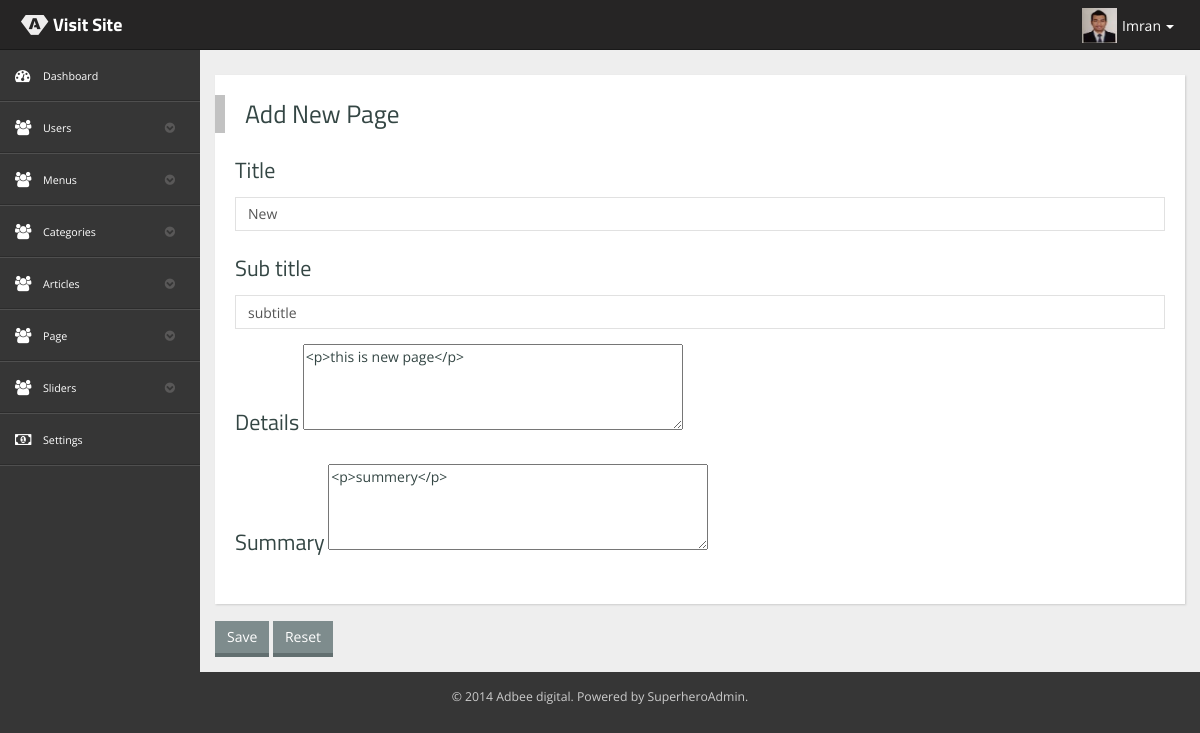
/backend/page_edit.php?id=1 (signed in), run on the app's committed database.
### tables this page shows
CREATE TABLE IF NOT EXISTS `profiles` (
`id` int(5) NOT NULL,
  `user_id` int(3) NOT NULL,
  `user_group_id` int(2) NOT NULL,
  `firstname` varchar(150) NOT NULL,
  `lastname` varchar(150) NOT NULL,
  `gender` varchar(20) NOT NULL,
  `mobile_no` varchar(50) NOT NULL,
  `address` text NOT NULL,
  `country` varchar(50) NOT NULL,
  `image` varchar(255) NOT NULL,
  `created_at` datetime NOT NULL DEFAULT CURRENT_TIMESTAMP,
  `updated_at` datetime NOT NULL,
  `deleted_at` datetime DEFAULT NULL
);

CREATE TABLE IF NOT EXISTS `pages` (
`id` int(11) NOT NULL,
  `user_id` int(11) NOT NULL,
  `title` varchar(255) NOT NULL,
  `sub_title` varchar(255) NOT NULL,
  `summary` text NOT NULL,
  `html_summary` text NOT NULL,
  `details` text NOT NULL,
  `html_details` text NOT NULL,
  `publication_status` tinyint(1) NOT NULL DEFAULT '0',
  `created_at` datetime NOT NULL DEFAULT CURRENT_TIMESTAMP,
  `modified_at` datetime NOT NULL,
  `deleled_at` datetime DEFAULT NULL
);

### src/Profiles.php (called while the page is built, shortened)
<?php
class Profiles {
    public $table = 'profiles';
    public function __construct(){
        try{
        $this->pdo = new PDO('mysql:host=localhost;dbname=db_owncms', 'root', '');
        $this->pdo->setAttribute(PDO::ATTR_ERRMODE, PDO:: ERRMODE_EXCEPTION);
        }catch(PDOException $e){
            echo "connection failed!" . $e->getMessage();
        }
    }
      public function view_user_details($user_id = ''){
        $sql = "SELECT * FROM $this->table WHERE user_id = :user_id";
        $q = $this->pdo->prepare($sql);
        $q->bindParam(':user_id', $user_id);
        $q->execute();
        $result = $q->fetch(PDO::FETCH_ASSOC);
        return $result;
    }
}

### src/Pages.php (called while the page is built, shortened)
<?php
class Pages
{
    public $table = 'pages';
    public function __construct()
    {
        try {
            $this->pdo = new PDO('mysql:host=localhost;dbname=db_owncms', 'root', '');
            $this->pdo->setAttribute(PDO::ATTR_ERRMODE, PDO:: ERRMODE_EXCEPTION);
        } catch (PDOException $e) {
            echo "connection failed!" . $e->getMessage();
        }
    }
    public function select_single_pages($id = '')
    {
        $sql = "SELECT * FROM $this->table WHERE id = :id";
        $q = $this->pdo->prepare($sql);
        $q->bindParam(':id', $id);
        $q->execute();
        $result = $q->fetch(PDO::FETCH_ASSOC);
        return $result;
    }
}

### backend/page_edit.php (the view, shortened to what this page needs)
<?php
$pageobj = new Pages();
$page_info = $pageobj->select_single_pages($_GET['id']);
?>
<!DOCTYPE html>
<html>
    <head>
        <link href="../css/bootstrap/bootstrap.css" rel="stylesheet" />
        <link href="../css/libs/font-awesome.css" type="text/css" rel="stylesheet" />
        <link rel="stylesheet" type="text/css" href="../css/compiled/layout.css">
        <link rel="stylesheet" type="text/css" href="../css/compiled/elements.css">
    </head>
    <body>
        <?php include_once 'admin_header_bar.php'; ?>
        <div class="container">
            <div class="row">
                <div class="col-md-2" id="nav-col">
                    <?php include_once 'admin_left_sidebar.php'; ?>
                </div>
                <div class="col-md-10" id="content-wrapper">
                    <div class="row">
                        <div class="col-lg-12">
                            <form action="page_store.php" method="POST" enctype="multipart/form-data">
                                <div class="row">
                                    <div class="col-md-8 col-lg-12">
                                        <div class="main-box">
                                            <div class="clearfix">
                                                <h2>Add New Page</h2>
                                                <div class="form-group">
                                                    <label for="title"><h4>Title</h4></label>
                                                    <input type="text" name="title" class="form-control" id="title" placeholder="Enter A Title" value="<?php echo $page_info['title']; ?>">
                                                </div>
                                                <div class="form-group">
                                                    <label for="sub_title"><h4>Sub title</h4></label>
                                                    <input type="text" name="sub_title" class="form-control" id="title" placeholder="Enter A Sub Title" value="<?php echo $page_info['sub_title']; ?>">
                                                </div>
                                                <div class="form-group">
                                                    <label for="myeditor"><h4>Details</h4></label>
                                                    <textarea name="details" class="ckeditor" id="myeditor" rows="4" cols="50" required><?php echo $page_info['html_details']; ?></textarea>
                                                </div>
                                                <div class="form-group">
                                                    <label for="myeditor"><h4>Summary</h4></label>
                                                    <textarea name="summary" class="ckeditor" id="myeditor" rows="4" cols="50" required><?php echo $page_info['html_summary']; ?></textarea>
                                                </div>
                                            </div>
                                        </div>
                                        <div class="row">
                                            <div class="col-md-12">
                                            </div>
                                        </div>
                                    </div>
                                </div>
                                <input type="submit" class="btn btn-default submit" value="Save">
                                <input type="reset" class="btn btn-default submit"  value="Reset">
                            </form>
                        </div>
                    </div>
                </div>
            </div>
        </div>
    <footer id="footer-bar">
        <p id="footer-copyright">
            &copy; 2014 <a href="http://www.adbee.sk/" target="_blank">Adbee digital</a>. Powered by SuperheroAdmin.
        </p>
    </footer>
</body>
</html>

### backend/admin_header_bar.php (shortened to what this page needs)
<?php
$profileobj = new Profiles();
$user_id = $_SESSION['user_id'];
$user_profile_info = $profileobj->view_user_details($user_id);
?>
<header class="navbar" id="header-navbar">
    <div class="container">
        <a href="../index.php" id="logo" class="navbar-brand col-md-3 col-sm-3 col-xs-12" target="blank">
            <img src="../img/logo.png" alt=""/> <span>Visit Site</span>
        </a>
        <div class="nav-no-collapse pull-right" id="header-nav">
            <ul class="nav navbar-nav pull-right">
                <li class="dropdown profile-dropdown">
                    <a href="#" class="dropdown-toggle" data-toggle="dropdown">
                        <?php if (isset($user_profile_info['image']) && !empty($user_profile_info['image'])) { ?>
                            <img src="../img/profile_pics/<?php echo $user_profile_info['image']; ?>" width="35" height="35" alt=""/>
                        <?php } else { ?>
                            <img src="../img/samples/Unknown_Person.png" width="35" height="35" alt=""/>
                        <?php } ?>
                        <span class="hidden-xs"><?php echo $_SESSION['username']; ?></span> <b class="caret"></b>
                    </a>
                </li>
            </ul>
        </div>
    </div>
</header>

### css/compiled/layout.css (style rules this page uses)
html, body { font-family: 'Open Sans', sans-serif; -webkit-font-smoothing: antialiased; }
body { color: #344644; background: #363636; }
h1, h2, h3, h4, h5, h6 { font-family: 'Titillium Web', Geneva, sans-serif; font-weight: 400; }
h2 { clear: both; font-size: 1.8em; margin-bottom: 10px; padding: 10px 0 10px 30px; }
h4 { font-size: 22px; }
a { color: #2bb6a3; outline: none !important; }
.container { padding-left: 8px; padding-right: 8px; }
.row { margin-left: -8px; margin-right: -8px; }
.col-xs-1, .col-sm-1, .col-md-1, .col-lg-1, .col-xs-2, .col-sm-2, .col-md-2, .col-lg-2, .col-xs-3, .col-sm-3, .col-md-3, .col-lg-3, .col-xs-4, .col-sm-4, .col-md-4, .col-lg-4, .col-xs-5, .col-sm-5, .col-md-5, .col-lg-5, .col-xs-6, .col-sm-6, .col-md-6, .col-lg-6, .col-xs-7, .col-sm-7, .col-md-7, .col-lg-7, .col-xs-8, .col-sm-8, .col-md-8, .col-lg-8, .col-xs-9, .col-sm-9, .col-md-9, .col-lg-9, .col-xs-10, .col-sm-10, .col-md-10, .col-lg-10, .col-xs-11, .col-sm-11, .col-md-11, .col-lg-11, .col-xs-12, .col-sm-12, .col-md-12, .col-lg-12 { padding-left: 8px; padding-right: 8px; }
.container { margin: 0; max-width: 1920px; width: 100%; }
.nav > li { float: left; }
.btn { border-radius: 0; }
.navbar-nav { margin: 0 0 0 10px; }
.navbar-nav > li > a { padding-bottom: 15px; padding-top: 15px; line-height: 24px; }
.navbar > .container .navbar-brand { color: #FFFFFF; font-family: 'Titillium Web',Geneva,sans-serif; font-weight: 700; margin-left: 5px; }
#logo.navbar-brand > img { float: left; padding-right: 4px; }
#header-navbar { background: #262525; border: 0 none; border-radius: 0 0 0 0; margin: 0; min-height: 50px; color: #fff; -webkit-box-shadow: inset 0 -1px 0 #191919; -moz-box-shadow: inset 0 -1px 0 #191919; box-shadow: inset 0 -1px 0 #191919; }
#header-navbar .nav > li > a { height: 50px; }
#header-navbar .profile-dropdown > a { padding-top: 8px; padding-bottom: 7px; line-height: 35px; }
#header-navbar .profile-dropdown > a > img { margin-right: 5px; float: left; }
#header-navbar .profile-dropdown > a > span { float: left; display: block; margin-right: 3px; }
#header-navbar .nav > li > a { font-size: 1em; padding-left: 18px; padding-right: 18px; color: #fff; border: none; }
#header-navbar .nav > li .caret { border-top-color: #fff; border-bottom-color: #fff; }
#nav-col { padding: 0; }
#content-wrapper { background: #eeeeee; height: 100%; margin-top: 0; margin-bottom: 0; position: relative; min-height: 100%; padding: 15px; }
#content-wrapper > .row { opacity: 0; -webkit-transform: translateY(25px); -moz-transform: translateY(25px); -ms-transform: translateY(25px); -o-transform: translateY(25px); transform: translateY(25px); -webkit-transition: all 0.8s; -moz-transition: all 0.8s; -o-transition: all 0.8s; -ms-transition: all 0.8s; transition: all 0.8s; }
.main-box { background: #FFFFFF; -webkit-box-shadow: 1px 1px 2px 0 #CCCCCC; -moz-box-shadow: 1px 1px 2px 0 #CCCCCC; -o-box-shadow: 1px 1px 2px 0 #CCCCCC; -ms-box-shadow: 1px 1px 2px 0 #CCCCCC; box-shadow: 1px 1px 2px 0 #CCCCCC; margin-bottom: 16px; padding: 20px; }
.main-box h2 { margin: 0 0 15px -20px; padding: 5px 0 5px 20px; border-left: 10px solid #c2c2c2; }
#footer-bar { height: 50px; line-height: 50px; color: #cccccc; font-size: 0.875em; }
#footer-copyright { text-align: center; margin: 0; }
#footer-copyright a { color: #ccc; }

### css/compiled/elements.css (style rules this page uses)
.btn { border: none; padding: 6px 12px; border-bottom: 4px solid; -webkit-transition: border-color 0.1s ease-in-out 0s, background-color 0.1s ease-in-out 0s; transition: border-color 0.1s ease-in-out 0s, background-color 0.1s ease-in-out 0s; outline: none; }
.btn-default, .wizard-cancel, .wizard-back { background-color: #7e8c8d; border-color: #626f70; color: #fff; }
.nav .caret { border-bottom-color: #2BB6A3; border-top-color: #2BB6A3; }
.form-group { margin-bottom: 15px; }
label { font-weight: 400; font-size: 0.875em; }
.form-control { border-radius: 0px; border-color: #e1e1e1; box-shadow: none; -webkit-box-shadow: none; }

### data on the page
profiles: image (picture)
pages: title "New", sub_title "subtitle", details "<p>this is new page</p>", summary "<p>summery</p>"

### other printed values
$_SESSION['username'] "Imran"
